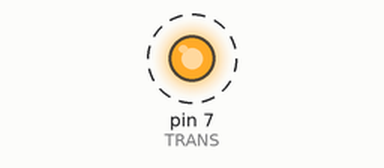
Bench run of a sketch on a simulated Arduino Uno, built with avr-gcc and run on an emulated ATmega328P. Shown: output pins drawn as LEDs (lit = HIGH). Dashed ring = blinking.

Above: at 0.2 s.
Timing chart, 0 to 3.0 s (numbered marks = the images above):
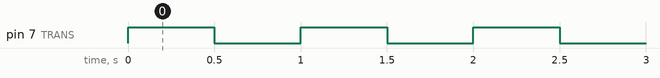

The sketch:

trans.ino
```cpp
#define TRANS 7
#define WAIT 500

void setup() {
  pinMode(TRANS, OUTPUT);
}

void loop() {
  digitalWrite(TRANS, HIGH);
  delay(WAIT);
  digitalWrite(TRANS, LOW);
  delay(WAIT);
}
```

Measured:
- by itself, pin 7 (TRANS): alternates HIGH for 0.50 s and LOW for 0.50 s
